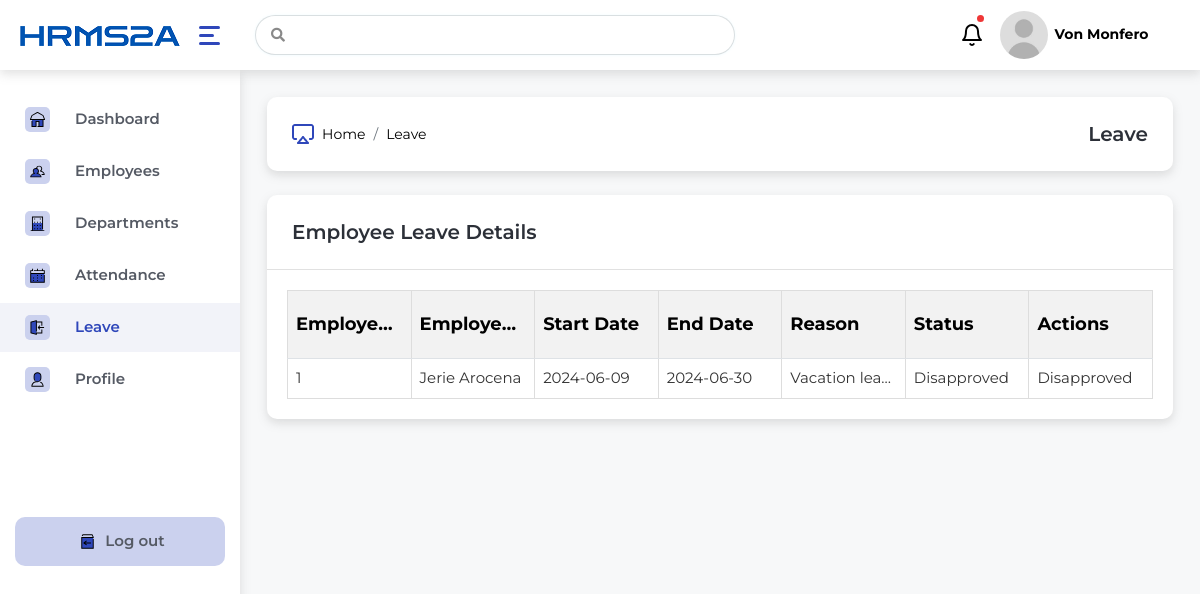
The page /leave.php (signed in) on the database its author committed.
### tables this page shows
CREATE TABLE `employee_leave` (
  `leaveId` int(11) NOT NULL,
  `employeeId` int(11) DEFAULT NULL,
  `firstName` varchar(255) NOT NULL,
  `lastName` varchar(255) NOT NULL,
  `leaveType` varchar(255) NOT NULL,
  `startDate` date NOT NULL,
  `endDate` date NOT NULL,
  `status` varchar(255) NOT NULL
);

### leave.php (the view, shortened to what this page needs)
<?php
include 'connect.php';
$firstName = $_SESSION['firstName'];
$lastName = $_SESSION['lastName'];
$sql = "SELECT * FROM employee_leave";
$result = $conn->query($sql);
$leaveRecords = $result->fetch_all(MYSQLI_ASSOC);
?>
<!DOCTYPE html>
<html lang="en">
  <head>
    <link rel="stylesheet" href="assets/css/bootstrap.min.css" />
    <link rel="stylesheet" href="assets/plugins/select2/css/select2.min.css" />
    <link
      rel="stylesheet"
      href="assets/plugins/fontawesome/css/fontawesome.min.css"
    />
    <link rel="stylesheet" href="assets/plugins/fontawesome/css/all.min.css" />
    <link rel="stylesheet" href="assets/css/style.css" />
  </head>
  <body>
    <div class="main-wrapper">
      <div class="header">
        <div class="header-left">
          <a href="dashboard.php" class="logo">
            <img src="assets/img/hrlogo.png" alt="Logo" />
          </a>
          <a href="javascript:void(0);" id="toggle_btn">
            <span class="bar-icon">
              <span></span>
              <span></span>
              <span></span>
            </span>
          </a>
        </div>
        <div class="top-nav-search">
          <form>
            <input type="text" class="form-control" placeholder="" />
            <button class="btn" type="submit">
              <i class="fas fa-search"></i>
            </button>
          </form>
        </div>
        <ul class="nav user-menu">
          <li class="nav-item dropdown">
            <a href="#" class="dropdown-toggle nav-link pr-0" data-toggle="dropdown">
            <i data-feather="bell"></i> <span class="badge badge-pill"></span>
            </a>
          </li>
          <li class="nav-item dropdown has-arrow main-drop">
            <a href="#" class="dropdown-toggle nav-link" data-toggle="dropdown">
              <span class="user-img">
                <img src="assets/img/user.jpg" alt="" />
              </span>
              <span><?php echo $firstName . " " . $lastName; ?></span>
            </a>
          </li>
        </ul>
      </div>
      <div class="sidebar" id="sidebar">
        <div class="sidebar-inner slimscroll">
          <div class="sidebar-contents">
            <div id="sidebar-menu" class="sidebar-menu">
              <ul>
                <li>
                  <a href="dashboard.php"
                    ><img src="assets/img/home.svg" alt="sidebar_img" />
                    <span>Dashboard</span></a
                  >
                </li>
                <li>
                  <a href="employee.php"
                    ><img
                      src="assets/img/employee.svg"
                      alt="sidebar_img"
                    /><span> Employees</span></a
                  >
                </li>
                <li>
                  <a href="company.php"
                    ><img src="assets/img/company.svg" alt="sidebar_img" />
                    <span> Departments</span></a
                  >
                </li>
                <li>
                  <a href="attendance.php"
                    ><img src="assets/img/calendar.svg" alt="sidebar_img" />
                    <span>Attendance</span></a
                  >
                </li>
                <li class="active">
                  <a href="#"
                    ><img src="assets/img/leave.svg" alt="sidebar_img" />
                    <span>Leave</span></a
                  >
                </li>
                <li>
                  <a href="profile.php"
                    ><img src="assets/img/profile.svg" alt="sidebar_img" />
                    <span>Profile</span></a
                  >
                </li>
              </ul>
              <ul class="logout">
                <li>
                  <a href="logout.php" onclick="return confirmLogout();"><img src="assets/img/logout.svg" alt="sidebar_img"><span>Log out</span></a>
                </li>
              </ul>
            </div>
          </div>
        </div>
      </div>
      <div class="page-wrapper">
        <div class="content container-fluid">
          <div class="row">
            <div class="col-xl-12 col-sm-12 col-12 mb-4">
              <div class="breadcrumb-path">
                <ul class="breadcrumb">
                  <li class="breadcrumb-item">
                    <a href="dashboard.php"
                      ><img
                        src="assets/img/dash.png"
                        class="mr-2"
                        alt="breadcrumb"
                      />Home</a
                    >
                  </li>
                  <li class="breadcrumb-item active">Leave</li>
                </ul>
                <h3>Leave</h3>
              </div>
            </div>
          </div>
          <div class="row">
                    <div class="col-xl-12 col-sm-12 col-12">
                        <div class="card">
                            <div class="card-header">
                                <h2 class="card-titles">Employee Leave Details</h2>
                            </div>
                            <div class="card-body">
                                <table class="table table-bordered">
                                    <thead>
                                        <tr>
                                            <th>Employee ID</th>
                                            <th>Employee Name</th>
                                            <th>Start Date</th>
                                            <th>End Date</th>
                                            <th>Reason</th>
                                            <th>Status</th>
                                            <th>Actions</th>
                                        </tr>
                                    </thead>
                                    <tbody>
                                        <?php foreach ($leaveRecords as $leave): ?>
                                                        <tr>
                                                        <td><?php echo $leave['employeeId']; ?></td>
                                                        <td><?php echo $leave['firstName'] . ' ' . $leave['lastName']; ?></td>
                                                            <td><?php echo $leave['startDate']; ?></td>
                                                        <td><?php echo $leave['endDate']; ?></td>
                                                            <td><?php echo $leave['leaveType']; ?></td>
                                                        <td><?php echo $leave['status']; ?></td>
                                                            <td>
                                                            <?php if ($leave['status'] == 'Pending'): ?>
                                                                      <button class="btn btn-success btn-sm" data-toggle="modal" data-target="#approveModal<?php echo $leave['leaveId']; ?>">Approve</button>
                                                                  <button class="btn btn-danger btn-sm" data-toggle="modal" data-target="#disapproveModal<?php echo $leave['leaveId']; ?>">Disapprove</button>
                                                       <?php else: ?>
                                                                      <span><?php echo $leave['status']; ?></span>
                                                      <?php endif; ?>
                                                  </td>
                                              </tr>
                                        <?php endforeach; ?>
                                    </tbody>
                                </table>
                            </div>
                        </div>
                    </div>
                </div>
            </div>
        </div>
    </div>
  </body>
</html>

### rows shown on the page
employee_leave: employeeId "1", firstName "Jerie", lastName "Arocena", startDate "2024-06-09", endDate "2024-06-30", leaveType "Vacation leave", status "Disapproved"

### other values the page prints
$firstName "Von"
$lastName "Monfero"
